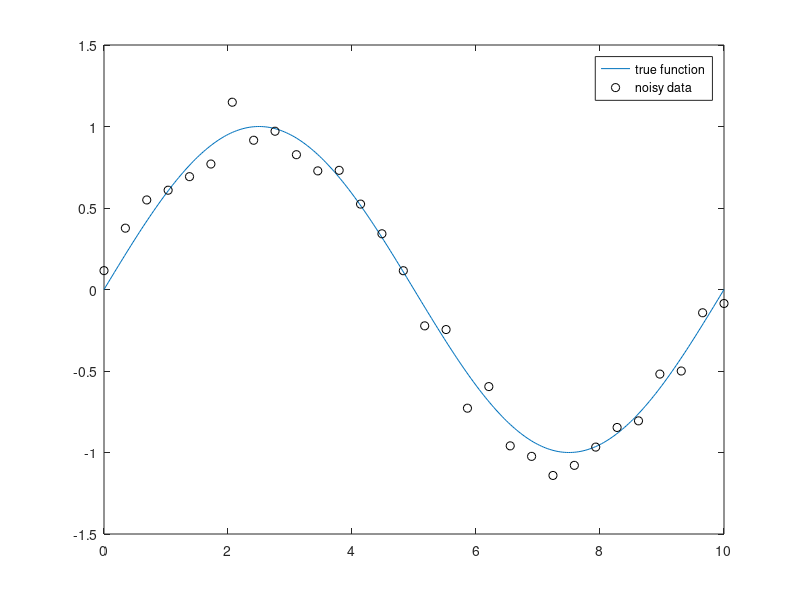

The MATLAB source for this figure: (Note: this script raises an error after producing the figure.)
% create some 'true' function
L = 10;
f = @(x) sin(2*pi*x/L);

% define a grid of observation points
N = 30;
x = linspace(0,L,N)';

% now sample the function at the observation points
sigma = 0.1;
y = f(x) + sigma*randn(N,1);

% create a dense grid of points to visualize the function 
x_dense = linspace(0,L,10*N)';

figure
plot(x_dense,f(x_dense)), hold on
scatter(x,y,'k')
legend('true function', 'noisy data')
% print('-depsc2', '../figures/noisydata.eps')

% now create a tension spline fit to the data
spline = TensionSpline(x,y,NormalDistribution(sigma));

figure
plot(x_dense,f(x_dense)), hold on
scatter(x,y,'k')
plot(x_dense,spline(x_dense),'LineWidth',2)
legend('true function', 'noisy data', 'tension spline fit')
% print('-depsc2', '../figures/noisydatawithtensionspline.eps')